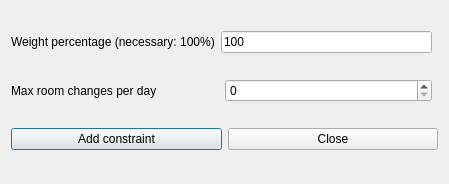
<?xml version="1.0" encoding="UTF-8"?>
<ui version="4.0">
 <class>AddConstraintTeachersMaxRoomChangesPerRealDayForm_template</class>
 <widget class="QDialog" name="AddConstraintTeachersMaxRoomChangesPerRealDayForm_template">
  <property name="geometry">
   <rect>
    <x>0</x>
    <y>0</y>
    <width>449</width>
    <height>184</height>
   </rect>
  </property>
  <property name="windowTitle">
   <string extracomment="This is the title of the dialog to add a new constraint of this type">Add teachers max room changes per real day</string>
  </property>
  <layout class="QGridLayout">
   <item row="2" column="0" colspan="2">
    <layout class="QHBoxLayout">
     <item>
      <widget class="QPushButton" name="addConstraintPushButton">
       <property name="text">
        <string>Add constraint</string>
       </property>
      </widget>
     </item>
     <item>
      <widget class="QPushButton" name="closePushButton">
       <property name="text">
        <string>Close</string>
       </property>
      </widget>
     </item>
    </layout>
   </item>
   <item row="0" column="0">
    <layout class="QHBoxLayout">
     <item>
      <widget class="QLabel" name="weightTextLabel">
       <property name="frameShape">
        <enum>QFrame::NoFrame</enum>
       </property>
       <property name="frameShadow">
        <enum>QFrame::Plain</enum>
       </property>
       <property name="text">
        <string>Weight percentage (necessary: 100%)</string>
       </property>
       <property name="wordWrap">
        <bool>false</bool>
       </property>
      </widget>
     </item>
     <item>
      <widget class="QLineEdit" name="weightLineEdit">
       <property name="text">
        <string notr="true">100</string>
       </property>
      </widget>
     </item>
    </layout>
   </item>
   <item row="1" column="0">
    <layout class="QHBoxLayout">
     <item>
      <widget class="QLabel" name="textLabel1">
       <property name="text">
        <string>Max room changes per day</string>
       </property>
       <property name="wordWrap">
        <bool>false</bool>
       </property>
      </widget>
     </item>
     <item>
      <widget class="QSpinBox" name="maxChangesSpinBox"/>
     </item>
    </layout>
   </item>
  </layout>
 </widget>
 <layoutdefault spacing="6" margin="11"/>
 <resources/>
 <connections/>
</ui>
